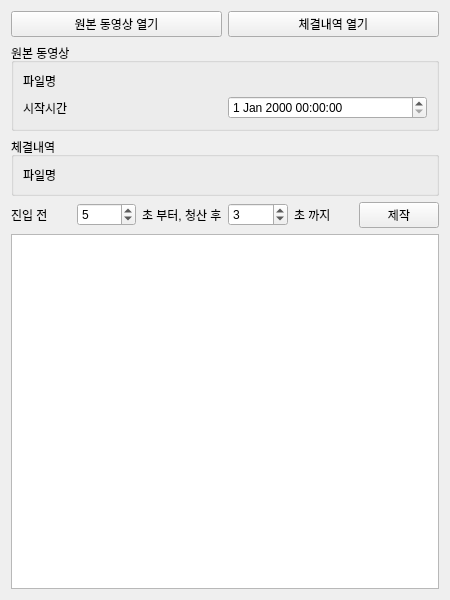
<?xml version="1.0" encoding="UTF-8"?>
<ui version="4.0">
 <class>Form</class>
 <widget class="QWidget" name="Form">
  <property name="geometry">
   <rect>
    <x>0</x>
    <y>0</y>
    <width>450</width>
    <height>600</height>
   </rect>
  </property>
  <property name="windowTitle">
   <string>체결영상 제작</string>
  </property>
  <layout class="QGridLayout" name="gridLayout_5">
   <item row="0" column="0">
    <layout class="QVBoxLayout" name="verticalLayout">
     <item>
      <layout class="QHBoxLayout" name="horizontalLayout_2">
       <item>
        <widget class="QPushButton" name="btn_video_open">
         <property name="text">
          <string>원본 동영상 열기</string>
         </property>
        </widget>
       </item>
       <item>
        <widget class="QPushButton" name="btn_csv_open">
         <property name="text">
          <string>체결내역 열기</string>
         </property>
        </widget>
       </item>
      </layout>
     </item>
     <item>
      <widget class="QGroupBox" name="groupBox">
       <property name="title">
        <string>원본 동영상</string>
       </property>
       <layout class="QGridLayout" name="gridLayout_2">
        <item row="0" column="0">
         <layout class="QGridLayout" name="gridLayout">
          <item row="0" column="1">
           <widget class="QLabel" name="label_movie_name">
            <property name="text">
             <string/>
            </property>
           </widget>
          </item>
          <item row="0" column="0">
           <widget class="QLabel" name="label">
            <property name="text">
             <string>파일명</string>
            </property>
           </widget>
          </item>
          <item row="1" column="0">
           <widget class="QLabel" name="label_3">
            <property name="text">
             <string>시작시간</string>
            </property>
           </widget>
          </item>
          <item row="1" column="1">
           <widget class="QDateTimeEdit" name="dtEdit_movie"/>
          </item>
         </layout>
        </item>
       </layout>
      </widget>
     </item>
     <item>
      <widget class="QGroupBox" name="groupBox_2">
       <property name="title">
        <string>체결내역</string>
       </property>
       <layout class="QGridLayout" name="gridLayout_4">
        <item row="0" column="0">
         <layout class="QGridLayout" name="gridLayout_3">
          <item row="0" column="0">
           <widget class="QLabel" name="label_4">
            <property name="text">
             <string>파일명</string>
            </property>
           </widget>
          </item>
          <item row="0" column="1">
           <widget class="QLabel" name="label_csv_name">
            <property name="text">
             <string/>
            </property>
           </widget>
          </item>
         </layout>
        </item>
       </layout>
      </widget>
     </item>
     <item>
      <layout class="QHBoxLayout" name="horizontalLayout">
       <item>
        <widget class="QLabel" name="label_6">
         <property name="text">
          <string>진입 전</string>
         </property>
        </widget>
       </item>
       <item>
        <widget class="QSpinBox" name="spin_prev">
         <property name="minimum">
          <number>1</number>
         </property>
         <property name="maximum">
          <number>60</number>
         </property>
         <property name="value">
          <number>5</number>
         </property>
        </widget>
       </item>
       <item>
        <widget class="QLabel" name="label_7">
         <property name="text">
          <string>초 부터, 청산 후</string>
         </property>
        </widget>
       </item>
       <item>
        <widget class="QSpinBox" name="spin_after">
         <property name="minimum">
          <number>1</number>
         </property>
         <property name="maximum">
          <number>60</number>
         </property>
         <property name="value">
          <number>3</number>
         </property>
        </widget>
       </item>
       <item>
        <widget class="QLabel" name="label_8">
         <property name="text">
          <string>초 까지</string>
         </property>
        </widget>
       </item>
       <item>
        <widget class="QPushButton" name="btn_make">
         <property name="text">
          <string>제작</string>
         </property>
        </widget>
       </item>
      </layout>
     </item>
     <item>
      <widget class="QTableWidget" name="table">
       <property name="showGrid">
        <bool>false</bool>
       </property>
      </widget>
     </item>
    </layout>
   </item>
  </layout>
 </widget>
 <resources/>
 <connections/>
</ui>
